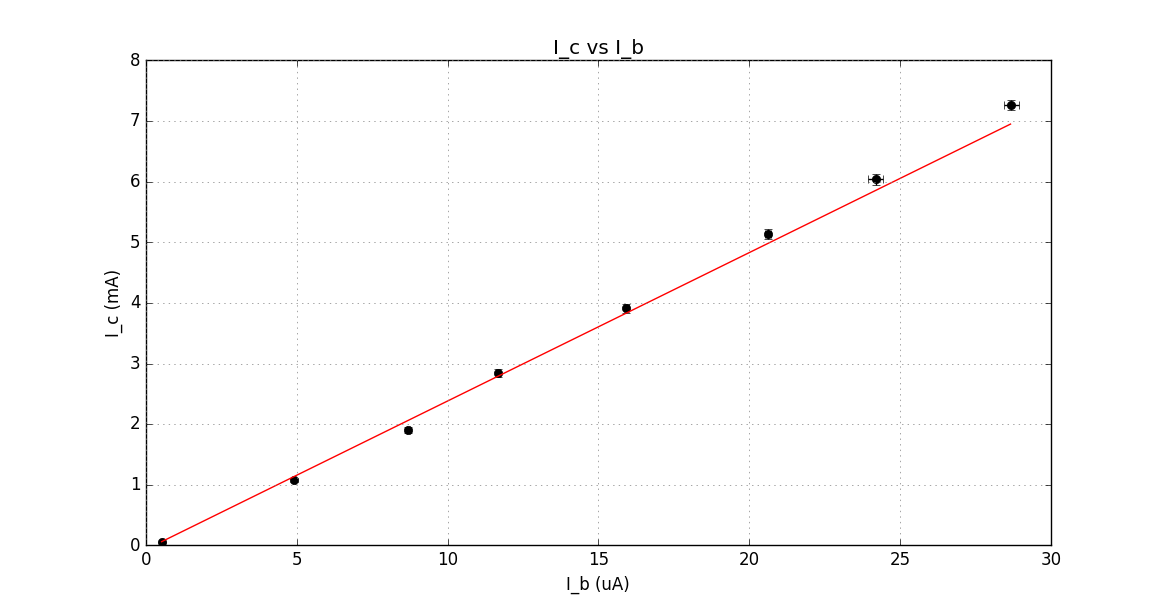

The script that drew this image:
import uncertainties
from uncertainties import ufloat
import math
import numpy
import numpy
import pylab
from scipy.optimize import curve_fit
import math
import scipy.stats

def linear(x, a, b):
	return a*x+b


Vrb, dVrb, Vce, dVce, Vbe, dVbe = pylab.loadtxt('/home/federico/Laboratorio3/relazione3/datiFit.txt', unpack=True)

Rb = 46700 
dRb = 400
Rl = 977
dRl = 8

V1 = 10.06
dV1 = 0.06

Ib = Vrb/Rb 
dIb = Ib*((dVrb/Vrb)**2 + (dRb/Rb)**2)**0.5

Ic = (V1 - Vce)/Rl
dIc = Ic*((dV1**2 + dVce**2)/((V1-dVce)**2) + (dRl/Rl)**2)**0.5


pylab.title('I_c vs I_b')
pylab.xlabel('I_b (uA)')
pylab.ylabel('I_c (mA)')
pylab.grid(color = "gray")
Ib = 1000000*Ib
Ic = 1000*Ic
dIb = 1000000*dIb
dIc = 1000*dIc
pylab.errorbar(Ib, Ic, dIc, dIb, "o", color="black")
#Ib = Ib/1000000
#Ic = Ic/1000
#dIb = dIb/1000000
#dIc = dIc/1000


#Fare attenzione che gli errori devono essere sempre sommati con le stesse unita di misura, 
#quindi nel coeffiente ci cade anche il fattore per passare da una unita di misura all'altra
error = pylab.sqrt(Ic**2+0.25/1000*dIb**2)
init = numpy.array([0.0, 0.0])
par, cov = curve_fit(linear, Ib, Ic, init, error, "true")
#trattazione statistica degli errori
print(par, cov)

#Di nuovo co capisco il chi quadro, non cambia nulla se cambio da true a false
a = par[0]
b = par[1]
chisq = (((Ic-linear(Ib, a, b))/error)**2)
somma = sum(chisq)
ndof = len(Ib) - 2 #Tolgo due parametri estratti dal fit
p=1.0-scipy.stats.chi2.cdf(somma, ndof)
print("Chisquare/ndof = %f/%d" % (somma, ndof))
print("p = ", p)

#Routine per stampare due rette:
div = 1000
bucket = numpy.array([0.0 for i in range(div)])
retta = numpy.array([0.0 for i in range(div)])
inc = (Ib.max()-Ib.min())/div 
for i in range(len(bucket)):
        bucket[i]=float(i)*inc + Ib.min()
        retta[i] = linear(bucket[i], par[0], par[1])
pylab.plot(bucket, retta, color = "red")

pylab.show()
